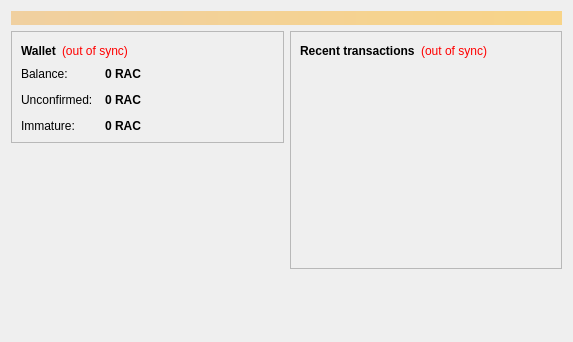
<?xml version="1.0" encoding="UTF-8"?>
<ui version="4.0">
 <class>OverviewPage</class>
 <widget class="QWidget" name="OverviewPage">
  <property name="geometry">
   <rect>
    <x>0</x>
    <y>0</y>
    <width>573</width>
    <height>342</height>
   </rect>
  </property>
  <property name="windowTitle">
   <string>Form</string>
  </property>
  <layout class="QVBoxLayout" name="topLayout">
   <item>
    <widget class="QLabel" name="labelAlerts">
     <property name="visible">
      <bool>false</bool>
     </property>
     <property name="styleSheet">
      <string notr="true">background-color: qlineargradient(x1: 0, y1: 0, x2: 1, y2: 0, stop:0 #F0D0A0, stop:1 #F8D488); color:#000000;</string>
     </property>
     <property name="wordWrap">
      <bool>true</bool>
     </property>
     <property name="margin">
      <number>3</number>
     </property>
    </widget>
   </item>
   <item>
    <layout class="QHBoxLayout" name="horizontalLayout" stretch="1,1">
     <item>
      <layout class="QVBoxLayout" name="verticalLayout_2">
       <item>
        <widget class="QFrame" name="frame">
         <property name="frameShape">
          <enum>QFrame::StyledPanel</enum>
         </property>
         <property name="frameShadow">
          <enum>QFrame::Raised</enum>
         </property>
         <layout class="QVBoxLayout" name="verticalLayout_4">
          <item>
           <layout class="QHBoxLayout" name="horizontalLayout_4">
            <item>
             <widget class="QLabel" name="label_5">
              <property name="font">
               <font>
                <weight>75</weight>
                <bold>true</bold>
               </font>
              </property>
              <property name="text">
               <string>Wallet</string>
              </property>
             </widget>
            </item>
            <item>
             <widget class="QLabel" name="labelWalletStatus">
              <property name="toolTip">
               <string>The displayed information may be out of date. Your wallet automatically synchronizes with the Rackowecoin network after a connection is established, but this process has not completed yet.</string>
              </property>
              <property name="styleSheet">
               <string notr="true">QLabel { color: red; }</string>
              </property>
              <property name="text">
               <string notr="true">(out of sync)</string>
              </property>
              <property name="alignment">
               <set>Qt::AlignLeading|Qt::AlignLeft|Qt::AlignVCenter</set>
              </property>
             </widget>
            </item>
            <item>
             <spacer name="horizontalSpacer_2">
              <property name="orientation">
               <enum>Qt::Horizontal</enum>
              </property>
              <property name="sizeHint" stdset="0">
               <size>
                <width>40</width>
                <height>20</height>
               </size>
              </property>
             </spacer>
            </item>
           </layout>
          </item>
          <item>
           <layout class="QFormLayout" name="formLayout_2">
            <property name="fieldGrowthPolicy">
             <enum>QFormLayout::AllNonFixedFieldsGrow</enum>
            </property>
            <property name="horizontalSpacing">
             <number>12</number>
            </property>
            <property name="verticalSpacing">
             <number>12</number>
            </property>
            <item row="0" column="0">
             <widget class="QLabel" name="label">
              <property name="text">
               <string>Balance:</string>
              </property>
             </widget>
            </item>
            <item row="0" column="1">
             <widget class="QLabel" name="labelBalance">
              <property name="font">
               <font>
                <weight>75</weight>
                <bold>true</bold>
               </font>
              </property>
              <property name="cursor">
               <cursorShape>IBeamCursor</cursorShape>
              </property>
              <property name="toolTip">
               <string>Your current balance</string>
              </property>
              <property name="text">
               <string notr="true">0 RAC</string>
              </property>
              <property name="textInteractionFlags">
               <set>Qt::LinksAccessibleByMouse|Qt::TextSelectableByKeyboard|Qt::TextSelectableByMouse</set>
              </property>
             </widget>
            </item>
            <item row="1" column="0">
             <widget class="QLabel" name="label_3">
              <property name="text">
               <string>Unconfirmed:</string>
              </property>
             </widget>
            </item>
            <item row="1" column="1">
             <widget class="QLabel" name="labelUnconfirmed">
              <property name="font">
               <font>
                <weight>75</weight>
                <bold>true</bold>
               </font>
              </property>
              <property name="cursor">
               <cursorShape>IBeamCursor</cursorShape>
              </property>
              <property name="toolTip">
               <string>Total of transactions that have yet to be confirmed, and do not yet count toward the current balance</string>
              </property>
              <property name="text">
               <string notr="true">0 RAC</string>
              </property>
              <property name="textInteractionFlags">
               <set>Qt::LinksAccessibleByMouse|Qt::TextSelectableByKeyboard|Qt::TextSelectableByMouse</set>
              </property>
             </widget>
            </item>
            <item row="2" column="0">
             <widget class="QLabel" name="labelImmatureText">
              <property name="text">
               <string>Immature:</string>
              </property>
             </widget>
            </item>
            <item row="2" column="1">
             <widget class="QLabel" name="labelImmature">
              <property name="font">
               <font>
                <weight>75</weight>
                <bold>true</bold>
               </font>
              </property>
              <property name="toolTip">
               <string>Mined balance that has not yet matured</string>
              </property>
              <property name="text">
               <string notr="true">0 RAC</string>
              </property>
              <property name="textInteractionFlags">
               <set>Qt::LinksAccessibleByMouse|Qt::TextSelectableByKeyboard|Qt::TextSelectableByMouse</set>
              </property>
             </widget>
            </item>
           </layout>
          </item>
         </layout>
        </widget>
       </item>
       <item>
        <spacer name="verticalSpacer">
         <property name="orientation">
          <enum>Qt::Vertical</enum>
         </property>
         <property name="sizeHint" stdset="0">
          <size>
           <width>20</width>
           <height>40</height>
          </size>
         </property>
        </spacer>
       </item>
      </layout>
     </item>
     <item>
      <layout class="QVBoxLayout" name="verticalLayout_3">
       <item>
        <widget class="QFrame" name="frame_2">
         <property name="frameShape">
          <enum>QFrame::StyledPanel</enum>
         </property>
         <property name="frameShadow">
          <enum>QFrame::Raised</enum>
         </property>
         <layout class="QVBoxLayout" name="verticalLayout">
          <item>
           <layout class="QHBoxLayout" name="horizontalLayout_2">
            <item>
             <widget class="QLabel" name="label_4">
              <property name="text">
               <string>&lt;b&gt;Recent transactions&lt;/b&gt;</string>
              </property>
             </widget>
            </item>
            <item>
             <widget class="QLabel" name="labelTransactionsStatus">
              <property name="toolTip">
               <string>The displayed information may be out of date. Your wallet automatically synchronizes with the Rackowecoin network after a connection is established, but this process has not completed yet.</string>
              </property>
              <property name="styleSheet">
               <string notr="true">QLabel { color: red; }</string>
              </property>
              <property name="text">
               <string notr="true">(out of sync)</string>
              </property>
              <property name="alignment">
               <set>Qt::AlignRight|Qt::AlignTrailing|Qt::AlignVCenter</set>
              </property>
             </widget>
            </item>
            <item>
             <spacer name="horizontalSpacer">
              <property name="orientation">
               <enum>Qt::Horizontal</enum>
              </property>
              <property name="sizeHint" stdset="0">
               <size>
                <width>40</width>
                <height>20</height>
               </size>
              </property>
             </spacer>
            </item>
           </layout>
          </item>
          <item>
           <widget class="QListView" name="listTransactions">
            <property name="styleSheet">
             <string notr="true">QListView { background: transparent; }</string>
            </property>
            <property name="frameShape">
             <enum>QFrame::NoFrame</enum>
            </property>
            <property name="verticalScrollBarPolicy">
             <enum>Qt::ScrollBarAlwaysOff</enum>
            </property>
            <property name="horizontalScrollBarPolicy">
             <enum>Qt::ScrollBarAlwaysOff</enum>
            </property>
            <property name="selectionMode">
             <enum>QAbstractItemView::NoSelection</enum>
            </property>
           </widget>
          </item>
         </layout>
        </widget>
       </item>
       <item>
        <spacer name="verticalSpacer_2">
         <property name="orientation">
          <enum>Qt::Vertical</enum>
         </property>
         <property name="sizeHint" stdset="0">
          <size>
           <width>20</width>
           <height>40</height>
          </size>
         </property>
        </spacer>
       </item>
      </layout>
     </item>
    </layout>
   </item>
  </layout>
 </widget>
 <resources/>
 <connections/>
</ui>
